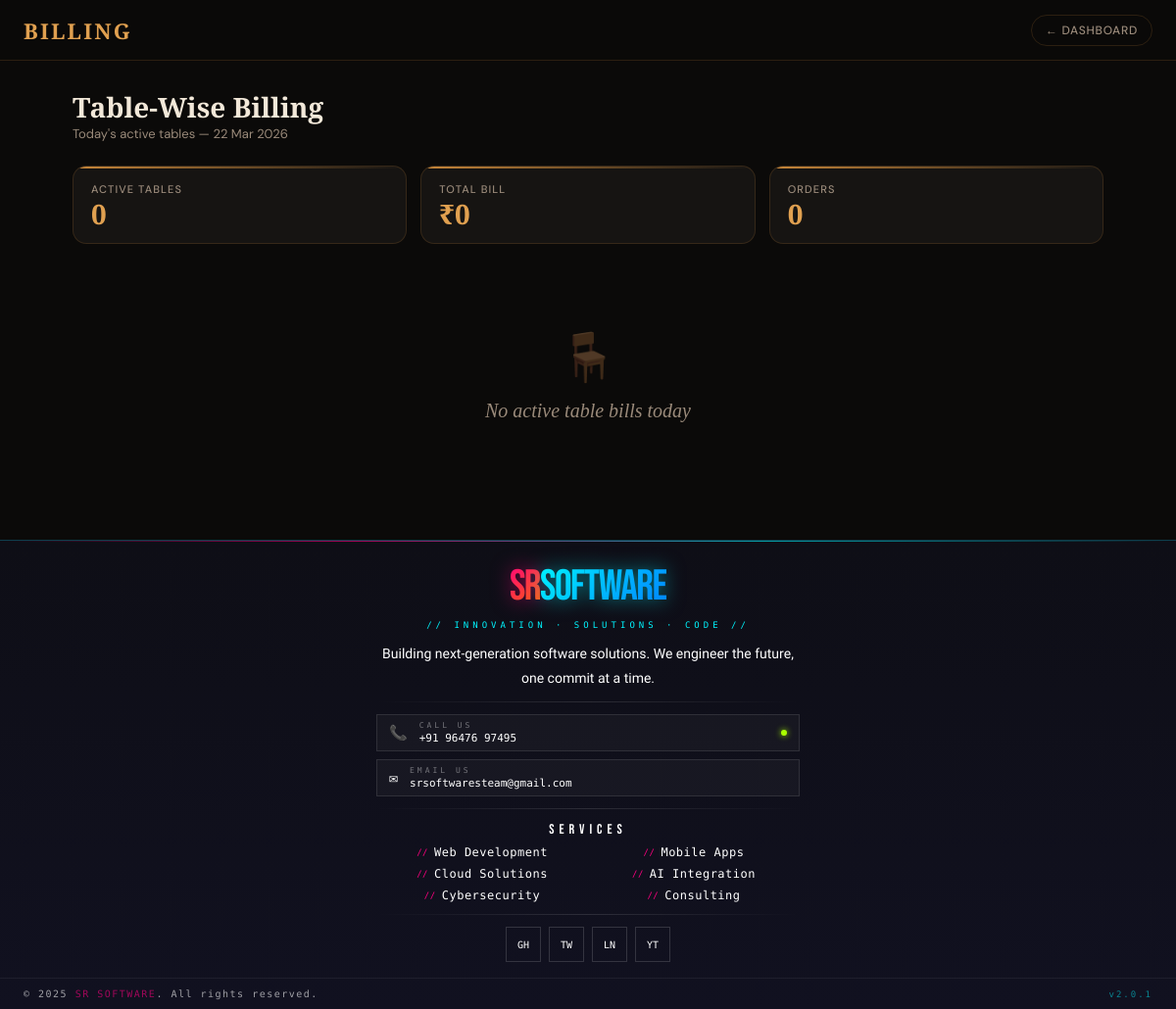
The app's page /billing (signed in), older data.
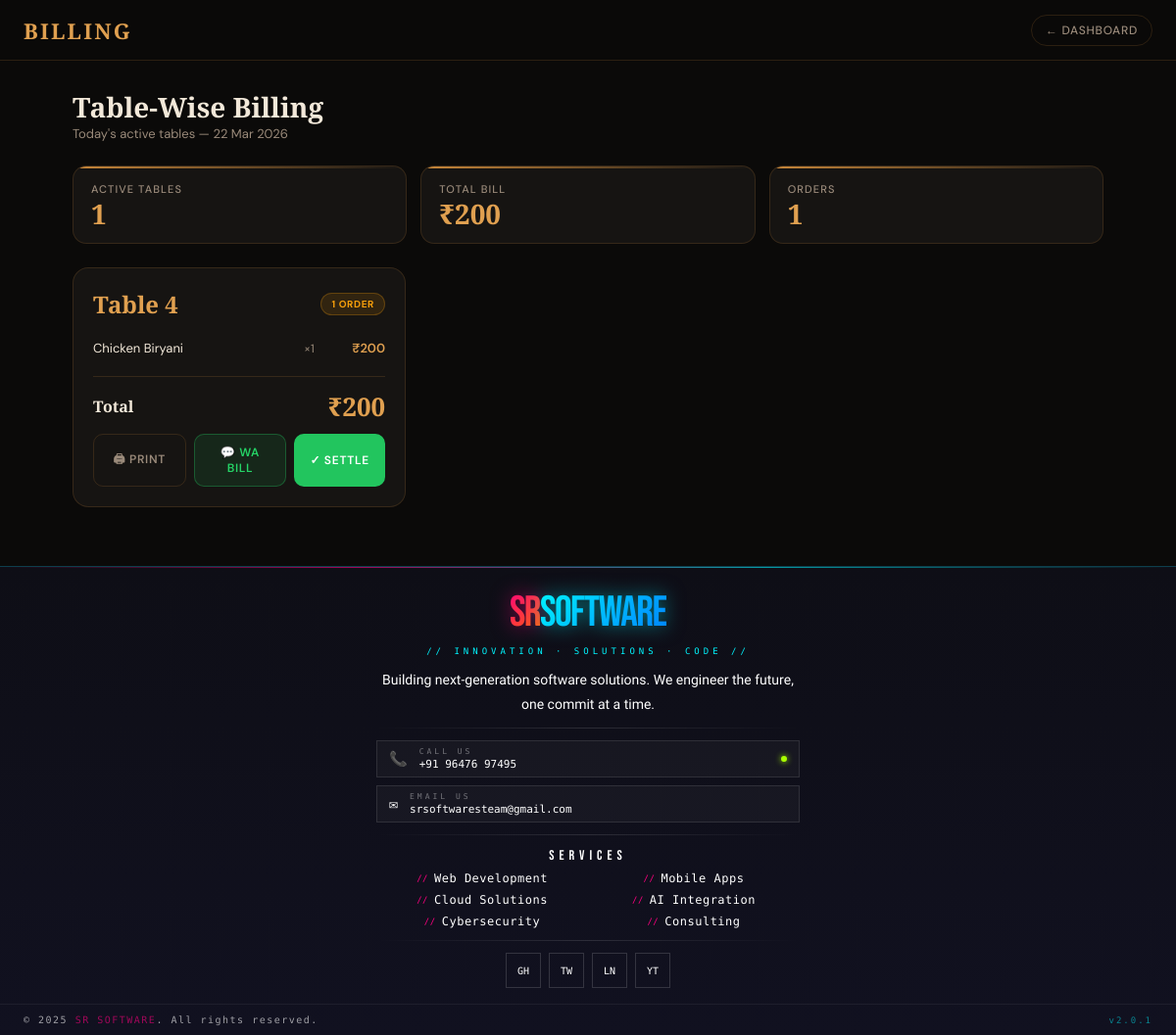
The same page, newer data.
### models.py (models this page shows)
class Order(db.Model):
    __tablename__ = 'orders'
    id = db.Column(db.Integer, primary_key=True)
    user_id = db.Column(db.Integer, db.ForeignKey('users.id'), nullable=False)
    table_no = db.Column(db.String(20), nullable=False)
    items = db.Column(db.Text)  # backward compat with old orders
    notes = db.Column(db.String(500), default='')
    total = db.Column(db.Float, default=0)
    status = db.Column(db.String(20), default='pending')
    created_at = db.Column(db.DateTime, default=datetime.now)
    order_items = db.relationship('OrderItem', backref='order', lazy=True, cascade='all, delete-orphan')

class OrderItem(db.Model):
    __tablename__ = 'order_items'
    id = db.Column(db.Integer, primary_key=True)
    order_id = db.Column(db.Integer, db.ForeignKey('orders.id'), nullable=False)
    item_name = db.Column(db.String(200), nullable=False)
    price = db.Column(db.Float, nullable=False)
    quantity = db.Column(db.Integer, default=1)

### blueprints/menu_bp.py (the view)
@menu_bp.route('/billing')
@login_required
def billing():
    from datetime import datetime
    from collections import defaultdict
    today = datetime.now().date()
    orders = Order.query.filter(
        Order.user_id == session['user_id'],
        Order.status.notin_(['settled', 'cancelled']),
        db.func.date(Order.created_at) == today
    ).order_by(Order.table_no, Order.created_at).all()
    table_map = defaultdict(lambda: {'orders': [], 'items_map': {}, 'total': 0})
    for o in orders:
        t = table_map[o.table_no]
        t['orders'].append(o)
        t['total'] += o.total
        for oi in o.order_items:
            key = oi.item_name
            if key in t['items_map']:
                t['items_map'][key]['qty'] += oi.quantity
                t['items_map'][key]['subtotal'] += oi.price * oi.quantity
            else:
                t['items_map'][key] = {
                    'name': oi.item_name,
                    'qty': oi.quantity,
                    'price': oi.price,
                    'subtotal': oi.price * oi.quantity
                }
    tables = []
    for tno, data in sorted(table_map.items(), key=lambda x: x[0]):
        tables.append({
            'table_no': tno,
            'orders': data['orders'],
            'line_items': list(data['items_map'].values()),
            'total': data['total']
        })
    grand_total = sum(t['total'] for t in tables)
    total_orders = len(orders)
    user = db.session.get(User, session['user_id'])
    return render_template('billing.html',
                           username=session['username'],
                           tables=tables,
                           grand_total=grand_total,
                           total_orders=total_orders,
                           today=today.strftime('%d %b %Y'),
                           logo=user.logo,
                           address=user.address or '',
                           upi_qr=user.upi_qr)

### blueprints/menu_bp.py (called while the page is built)
def login_required(f):
    @wraps(f)
    def decorated(*args, **kwargs):
        if 'user_id' not in session:
            return redirect('/')
        return f(*args, **kwargs)
    return decorated

### security.py (called while the page is built)
def get_csrf_token():
    token = session.get(CSRF_SESSION_KEY)
    if not token:
        token = secrets.token_urlsafe(32)
        session[CSRF_SESSION_KEY] = token
    return token

def init_csrf_protection(app):
    @app.before_request
    def csrf_protect():
        if request.method in SAFE_METHODS:
            return
        validate_csrf_token()
    @app.context_processor
    def inject_csrf_token():
        return {"csrf_token": get_csrf_token()}

### templates/billing.html (shortened to what this page needs)
<!DOCTYPE html>
<html lang="en">
<head>
</head>
<body>
  {% if not request.args.get('embedded') %}
  <nav class="nav">
    <span class="nav-brand">Billing</span>
    <div style="display:flex;gap:8px">
      <a class="nav-chip" href="/dashboard">← Dashboard</a>
    </div>
  </nav>
  {% endif %}
  <div class="page">
    <div class="page-header">
      <div>
        <div class="page-title">Table-Wise Billing</div>
        <div class="page-subtitle">Today's active tables — {{today}}</div>
      </div>
    </div>
    <div class="stats-row no-print">
      <div class="stat-card" style="animation-delay:0s">
        <div class="stat-label">Active Tables</div>
        <div class="stat-value">{{tables|length}}</div>
      </div>
      <div class="stat-card" style="animation-delay:0.06s">
        <div class="stat-label">Total Bill</div>
        <div class="stat-value">₹{{grand_total|int}}</div>
      </div>
      <div class="stat-card" style="animation-delay:0.12s">
        <div class="stat-label">Orders</div>
        <div class="stat-value">{{total_orders}}</div>
      </div>
    </div>
    {% if tables %}
    <div class="table-grid">
      {% for t in tables %}
      <div class="table-card" id="table-{{t.table_no}}" style="animation-delay:{{loop.index0 * 0.06}}s"
        data-table="{{t.table_no}}" data-total="{{t.total|int}}">
        <div class="tc-header">
          <div class="tc-table-no">Table {{t.table_no}}</div>
          <span class="tc-badge active">{{t.orders|length}} order{{ 's' if t.orders|length > 1 }}</span>
        </div>
        <div class="tc-items">
          {% for item in t.line_items %}
          <div class="tc-item-row" data-name="{{item.name}}" data-qty="{{item.qty}}" data-price="{{item.subtotal|int}}">
            <span class="tc-item-name">{{item.name}}</span>
            <span class="tc-item-qty">×{{item.qty}}</span>
            <span class="tc-item-price">₹{{item.subtotal|int}}</span>
          </div>
          {% endfor %}
        </div>
        <div class="tc-total-row">
          <span class="tc-total-label">Total</span>
          <span class="tc-total-val">₹{{t.total|int}}</span>
        </div>
        <div class="tc-actions">
          <button class="tc-btn print" onclick="askPayment('{{t.table_no}}')">🖨 Print</button>
          <button class="tc-btn wa" onclick="openWaModal('{{t.table_no}}')">💬 WA Bill</button>
          <button class="tc-btn settle" onclick="settleTable('{{t.table_no}}')">✓ Settle</button>
        </div>
      </div>
      {% endfor %}
    </div>
    {% else %}
    <div class="no-tables">
      <div class="nt-icon">🪑</div>
      <p>No active table bills today</p>
    </div>
    {% endif %}
  </div>
  {% include 'sr_footer.html' %}
</body>
</html>

### templates/sr_footer.html (shortened to what this page needs)
<div class="sr-footer-wrapper">
    <footer>
        <div class="ft-topbar"></div>
        <div class="ft-inner">
            <div class="ft-logo"><span class="s">SR</span><span class="r">SOFTWARE</span></div>
            <div class="ft-tagline">// Innovation · Solutions · Code //</div>
            <p class="ft-desc">Building next-generation software solutions. We engineer the future, one commit at a
                time.</p>
            <div class="ft-rule"></div>
            <div class="ft-contact">
                <a class="ft-contact-item" href="tel:+919647697495">
                    <span class="ci-icon">📞</span>
                    <div class="ci-label">
                        <span>Call Us</span>
                        <span>+91 96476 97495</span>
                    </div>
                    <div class="ci-live"></div>
                </a>
                <a class="ft-contact-item" href="mailto:srsoftwaresteam@gmail.com">
                    <span class="ci-icon">✉</span>
                    <div class="ci-label">
                        <span>Email Us</span>
                        <span>srsoftwaresteam@gmail.com</span>
                    </div>
                </a>
            </div>
            <div class="ft-rule"></div>
            <div class="ft-services">
                <div class="ft-col-title">Services</div>
                <ul class="ft-links">
                    <li><a href="#">Web Development</a></li>
                    <li><a href="#">Mobile Apps</a></li>
                    <li><a href="#">Cloud Solutions</a></li>
                    <li><a href="#">AI Integration</a></li>
                    <li><a href="#">Cybersecurity</a></li>
                    <li><a href="#">Consulting</a></li>
                </ul>
            </div>
            <div class="ft-rule"></div>
            <div class="ft-socials">
                <div class="ft-soc">GH</div>
                <div class="ft-soc">TW</div>
                <div class="ft-soc">LN</div>
                <div class="ft-soc">YT</div>
            </div>
        </div>
        <div class="ft-bottom">
            <div class="ft-copy">© 2025 <span>SR SOFTWARE</span>. All rights reserved.</div>
            <div class="ft-version">v2.0.1</div>
        </div>
    </footer>
</div>

### templates/sr_footer.html (style rules this page uses)
.sr-footer-wrapper * { margin: 0; padding: 0; box-sizing: border-box }
.sr-footer-wrapper { font-family: 'Rajdhani', sans-serif; width: 100%; display: block; }
.sr-footer-wrapper footer { width: 100%; background: linear-gradient(180deg, #0e0e16 0%, #111120 100%); border-top: 1px solid rgba(0, 245, 255, 0.2); }
.sr-footer-wrapper .ft-topbar { height: 1px; background: linear-gradient(90deg, transparent, rgba(255, 0, 128, 0.6) 30%, rgba(0, 245, 255, 0.6) 65%, transparent); }
.sr-footer-wrapper .ft-inner { max-width: 480px; margin: 0 auto; padding: 24px 24px 16px; display: flex; flex-direction: column; align-items: center; text-align: center; gap: 12px; }
.sr-footer-wrapper .ft-logo { font-family: 'Bebas Neue', sans-serif; font-size: 44px; letter-spacing: -1.5px; line-height: 1; }
.sr-footer-wrapper .ft-logo .s { background: linear-gradient(135deg, #ff0080, #ff6a00); -webkit-background-clip: text; -webkit-text-fill-color: transparent; background-clip: text; filter: drop-shadow(0 0 10px rgba(255, 0, 128, 0.5)); }
.sr-footer-wrapper .ft-logo .r { background: linear-gradient(135deg, #00f5ff, #0080ff); -webkit-background-clip: text; -webkit-text-fill-color: transparent; background-clip: text; filter: drop-shadow(0 0 10px rgba(0, 245, 255, 0.5)); }
.sr-footer-wrapper .ft-tagline { font-family: 'Share Tech Mono', monospace; font-size: 9px; letter-spacing: 4px; color: #00f5ff; text-transform: uppercase; }
.sr-footer-wrapper .ft-desc { font-size: 14px; color: #ffffff; line-height: 1.75; }
.sr-footer-wrapper .ft-rule { width: 100%; height: 1px; background: linear-gradient(90deg, transparent, rgba(255, 255, 255, 0.12), transparent); }
.sr-footer-wrapper .ft-contact { width: 100%; display: flex; flex-direction: column; gap: 8px; }
.sr-footer-wrapper .ft-contact-item { display: flex; align-items: center; gap: 12px; font-family: 'Share Tech Mono', monospace; font-size: 11px; color: #ffffff; text-decoration: none; padding: 6px 12px; border: 1px solid rgba(255, 255, 255, 0.1); background: rgba(255, 255, 255, 0.03); transition: border-color 0.3s, background 0.3s; }
.sr-footer-wrapper .ci-icon { font-size: 15px; flex-shrink: 0; }
.sr-footer-wrapper .ci-label { display: flex; flex-direction: column; gap: 2px; text-align: left; }
.sr-footer-wrapper .ci-label span:first-child { font-size: 8px; color: rgba(255, 255, 255, 0.4); letter-spacing: 3px; text-transform: uppercase; }
.sr-footer-wrapper .ci-label span:last-child { color: #ffffff; }
.sr-footer-wrapper .ci-live { width: 6px; height: 6px; border-radius: 50%; background: #aaff00; box-shadow: 0 0 6px #aaff00; margin-left: auto; flex-shrink: 0; animation: srblink 2.5s ease-in-out infinite; }
.sr-footer-wrapper .ft-services { width: 100%; }
.sr-footer-wrapper .ft-col-title { font-family: 'Bebas Neue', sans-serif; font-size: 14px; letter-spacing: 5px; color: #ffffff; margin-bottom: 8px; text-align: center; }
.sr-footer-wrapper .ft-links { list-style: none; display: flex; flex-wrap: wrap; justify-content: center; gap: 8px 0; }
.sr-footer-wrapper .ft-links li { width: 50%; }
.sr-footer-wrapper .ft-links li a { color: #ffffff; font-size: 12px; text-decoration: none; font-family: 'Share Tech Mono', monospace; letter-spacing: 0.5px; transition: color 0.2s; display: flex; align-items: center; justify-content: center; gap: 6px; }
.sr-footer-wrapper .ft-links li a::before { content: '//'; color: #ff0080; font-size: 9px; }
.sr-footer-wrapper .ft-socials { display: flex; gap: 8px; }
.sr-footer-wrapper .ft-soc { width: 36px; height: 36px; border: 1px solid rgba(255, 255, 255, 0.15); display: flex; align-items: center; justify-content: center; color: #ffffff; font-family: 'Share Tech Mono', monospace; font-size: 10px; cursor: pointer; transition: color 0.3s, border-color 0.3s, box-shadow 0.3s; }
.sr-footer-wrapper .ft-bottom { border-top: 1px solid rgba(255, 255, 255, 0.06); padding: 10px 24px; display: flex; justify-content: space-between; align-items: center; flex-wrap: wrap; gap: 8px; }
.sr-footer-wrapper .ft-copy { font-family: 'Share Tech Mono', monospace; font-size: 10px; color: #ffffff; letter-spacing: 1.5px; opacity: 0.6; }
.sr-footer-wrapper .ft-copy span { color: #ff0080; opacity: 1; }
.sr-footer-wrapper .ft-version { font-family: 'Share Tech Mono', monospace; font-size: 9px; color: rgba(0, 245, 255, 0.5); letter-spacing: 2px; }

Row changes from the older to the newer data that the page shows:
added Order: created_at "22 Mar 2026"
added OrderItem: name "Chicken Biryani", qty "1", subtotal "200"
Text that changed along with them:
{{ tables|length }}: "0" → "1"
{{ grand_total|int }}: "0" → "200"
{{ total_orders }}: "0" → "1"
{{ today }}: "22 Mar 2026" → (not shown)
new list line: "Table 4 1 ORDER Total ₹ 200 🖨 PRINT 💬 WA BILL ✓ SETTLE"
text no longer shown: "🪑 No active table bills today"
